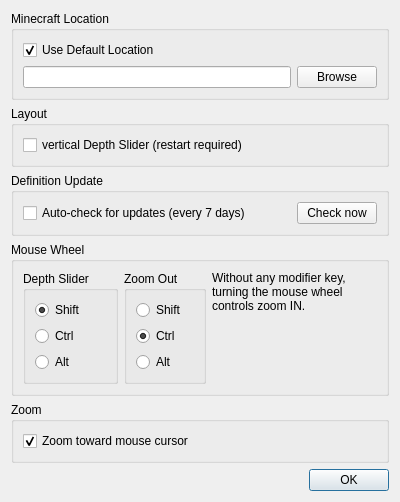
<?xml version="1.0" encoding="UTF-8"?>
<ui version="4.0">
 <class>Settings</class>
 <widget class="QDialog" name="Settings">
  <property name="geometry">
   <rect>
    <x>0</x>
    <y>0</y>
    <width>400</width>
    <height>451</height>
   </rect>
  </property>
  <property name="windowTitle">
   <string>Minutor Settings</string>
  </property>
  <layout class="QHBoxLayout" name="horizontalLayout_2">
   <item>
    <layout class="QVBoxLayout" name="verticalLayout">
     <item>
      <widget class="QGroupBox" name="groupBox_Location">
       <property name="toolTip">
        <string>Location of your Minecraft save folder.</string>
       </property>
       <property name="title">
        <string>Minecraft Location</string>
       </property>
       <layout class="QVBoxLayout" name="verticalLayout_2">
        <item>
         <widget class="QCheckBox" name="checkBox_DefaultLocation">
          <property name="text">
           <string>Use Default Location</string>
          </property>
          <property name="checked">
           <bool>true</bool>
          </property>
         </widget>
        </item>
        <item>
         <layout class="QHBoxLayout" name="horizontalLayout_3">
          <item>
           <widget class="QLineEdit" name="lineEdit_Location">
            <property name="inputMask">
             <string/>
            </property>
           </widget>
          </item>
          <item>
           <widget class="QPushButton" name="pushButton_Browse">
            <property name="text">
             <string>Browse</string>
            </property>
           </widget>
          </item>
         </layout>
        </item>
       </layout>
      </widget>
     </item>
     <item>
      <widget class="QGroupBox" name="groupBox_Layout">
       <property name="title">
        <string>Layout</string>
       </property>
       <layout class="QVBoxLayout" name="verticalLayout_4">
        <item>
         <widget class="QCheckBox" name="checkBox_VerticalDepth">
          <property name="text">
           <string>vertical Depth Slider (restart required)</string>
          </property>
         </widget>
        </item>
       </layout>
      </widget>
     </item>
     <item>
      <widget class="QGroupBox" name="groupBox_Update">
       <property name="toolTip">
        <string>Automatically check for definition file updates.</string>
       </property>
       <property name="title">
        <string>Definition Update</string>
       </property>
       <layout class="QHBoxLayout" name="horizontalLayout_4">
        <item>
         <widget class="QCheckBox" name="checkBox_AutoUpdate">
          <property name="sizePolicy">
           <sizepolicy hsizetype="MinimumExpanding" vsizetype="Fixed">
            <horstretch>0</horstretch>
            <verstretch>0</verstretch>
           </sizepolicy>
          </property>
          <property name="toolTip">
           <string/>
          </property>
          <property name="text">
           <string>Auto-check for updates (every 7 days)</string>
          </property>
         </widget>
        </item>
        <item>
         <widget class="QPushButton" name="pushButton_UpdateNow">
          <property name="sizePolicy">
           <sizepolicy hsizetype="Minimum" vsizetype="Fixed">
            <horstretch>0</horstretch>
            <verstretch>0</verstretch>
           </sizepolicy>
          </property>
          <property name="text">
           <string>Check now</string>
          </property>
         </widget>
        </item>
       </layout>
      </widget>
     </item>
     <item>
      <widget class="QGroupBox" name="groupBox">
       <property name="title">
        <string>Mouse Wheel</string>
       </property>
       <layout class="QHBoxLayout" name="horizontalLayout">
        <item>
         <widget class="QGroupBox" name="groupBox_2">
          <property name="title">
           <string>Depth Slider</string>
          </property>
          <layout class="QVBoxLayout" name="verticalLayout_5">
           <item>
            <widget class="QRadioButton" name="radioButton_depth_shift">
             <property name="text">
              <string>Shift</string>
             </property>
             <property name="checked">
              <bool>true</bool>
             </property>
            </widget>
           </item>
           <item>
            <widget class="QRadioButton" name="radioButton_depth_ctrl">
             <property name="text">
              <string>Ctrl</string>
             </property>
            </widget>
           </item>
           <item>
            <widget class="QRadioButton" name="radioButton_depth_alt">
             <property name="text">
              <string>Alt</string>
             </property>
            </widget>
           </item>
          </layout>
         </widget>
        </item>
        <item>
         <widget class="QGroupBox" name="groupBox_3">
          <property name="title">
           <string>Zoom Out</string>
          </property>
          <layout class="QVBoxLayout" name="verticalLayout_6">
           <item>
            <widget class="QRadioButton" name="radioButton_zoom_shift">
             <property name="text">
              <string>Shift</string>
             </property>
            </widget>
           </item>
           <item>
            <widget class="QRadioButton" name="radioButton_zoom_ctrl">
             <property name="text">
              <string>Ctrl</string>
             </property>
             <property name="checked">
              <bool>true</bool>
             </property>
            </widget>
           </item>
           <item>
            <widget class="QRadioButton" name="radioButton_zoom_alt">
             <property name="text">
              <string>Alt</string>
             </property>
            </widget>
           </item>
          </layout>
         </widget>
        </item>
        <item>
         <widget class="QLabel" name="label">
          <property name="text">
           <string>Without any modifier key, turning the mouse wheel controls zoom IN.</string>
          </property>
          <property name="alignment">
           <set>Qt::AlignLeading|Qt::AlignLeft|Qt::AlignTop</set>
          </property>
          <property name="wordWrap">
           <bool>true</bool>
          </property>
         </widget>
        </item>
       </layout>
      </widget>
     </item>
     <item>
      <widget class="QGroupBox" name="groupBox_Zoom">
       <property name="title">
        <string>Zoom</string>
       </property>
       <layout class="QVBoxLayout" name="verticalLayout_7">
        <item>
         <widget class="QCheckBox" name="checkBox_ZoomFollowsCursor">
          <property name="text">
           <string>Zoom toward mouse cursor</string>
          </property>
          <property name="checked">
           <bool>true</bool>
          </property>
         </widget>
        </item>
       </layout>
      </widget>
     </item>
     <item>
      <widget class="QDialogButtonBox" name="buttonBox">
       <property name="orientation">
        <enum>Qt::Horizontal</enum>
       </property>
       <property name="standardButtons">
        <set>QDialogButtonBox::Ok</set>
       </property>
      </widget>
     </item>
    </layout>
   </item>
  </layout>
 </widget>
 <resources/>
 <connections>
  <connection>
   <sender>buttonBox</sender>
   <signal>accepted()</signal>
   <receiver>Settings</receiver>
   <slot>accept()</slot>
   <hints>
    <hint type="sourcelabel">
     <x>248</x>
     <y>254</y>
    </hint>
    <hint type="destinationlabel">
     <x>157</x>
     <y>274</y>
    </hint>
   </hints>
  </connection>
  <connection>
   <sender>buttonBox</sender>
   <signal>rejected()</signal>
   <receiver>Settings</receiver>
   <slot>reject()</slot>
   <hints>
    <hint type="sourcelabel">
     <x>316</x>
     <y>260</y>
    </hint>
    <hint type="destinationlabel">
     <x>286</x>
     <y>274</y>
    </hint>
   </hints>
  </connection>
 </connections>
</ui>
